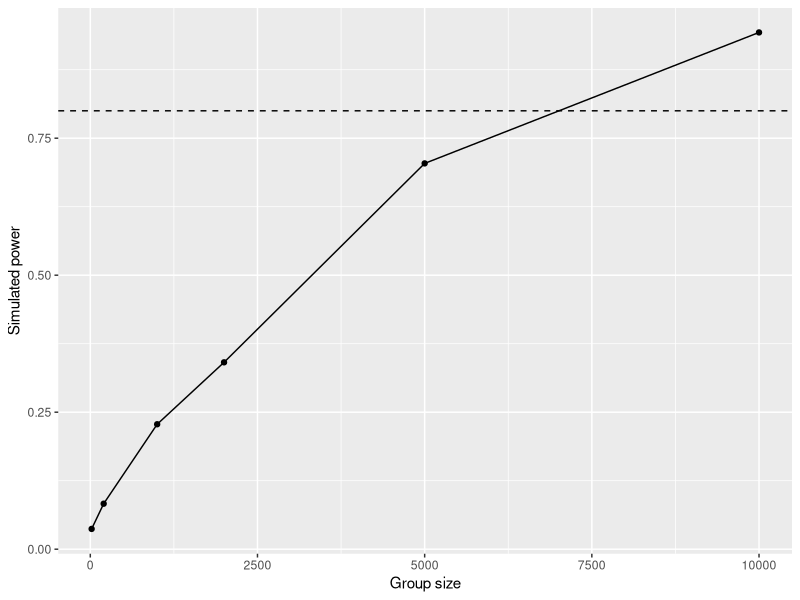

Reproduce this figure in R.
## ---- chunk 1
knitr::opts_chunk$set(echo = TRUE)
## ---- chunk 2
 # Initialise a random number generator
set.seed(6)

# Define number of subjects and their treatment assignments
n <- 20
data_1 <- data.frame(D = rbinom(2*n, 1, 0.5))
## ---- chunk 3
tau <- 0.05

# Define the control distribution
data_1$Y <- rnorm(2*n)

# Impose a treatment effect on *treated* units
data_1$Y <- ifelse(data_1$D == 1, data_1$Y + tau, data_1$Y)

## ---- chunk 4
alpha = 0.05 
mod_1 <- summary(lm(Y ~ D, data_1))
mod_1$coefficients["D","Pr(>|t|)"] < alpha
## ---- chunk 5
data_2 <- data.frame(D = rbinom(2*n, 1, 0.5))
data_2$Y <- rnorm(2*n)
data_2$Y <- ifelse(data_2$D == 1, data_2$Y + tau, data_2$Y)

mod_2 <- summary(lm(Y ~ D, data_2))

mod_2$coefficients["D","Pr(>|t|)"] < alpha

## ---- chunk 6
# Set RNG seed for replicability

set.seed(8)

# Define a vector to store p-values
p_vals <- c()

# Repeatedly generate new data, run inference test, and add p-value to list:
for (i in 1:1000) {
  data_i <- data.frame(D = rbinom(2*n, 1, 0.5))
  data_i$Y <- rnorm(2*n)
  data_i$Y <- ifelse(data_i$D == 1, data_i$Y + tau, data_i$Y)

  mod_i <- summary(lm(Y ~ D, data_i))

  p_vals[i] <- mod_i$coefficients["D","Pr(>|t|)"]
}
## ---- chunk 7
p_vals[1:20]
## ---- chunk 8
mean(p_vals < alpha)
## ---- chunk 9
set.seed(9)

# Increase the hypothesized effect size, keep the same effect size
alpha <- 0.1
tau <- 0.05

p_vals_alpha <- c()
for (i in 1:1000) {
  data_i <- data.frame(D = rbinom(2*n, 1, 0.5))
  data_i$Y <- rnorm(2*n)
  data_i$Y <- ifelse(data_i$D == 1, data_i$Y + tau, data_i$Y)

  mod_i <- summary(lm(Y ~ D, data_i))

  p_vals_alpha[i] <- mod_i$coefficients["D","Pr(>|t|)"]
}

mean(p_vals_alpha < alpha)
## ---- chunk 10
set.seed(10)

# Increase the hypothesized effect size, keep the same significance threshold
alpha <- 0.05
tau <- 1

# Reset alpha
alpha <- 0.05

p_vals_0.5 <- c()
for (i in 1:1000) {
  data_i <- data.frame(D = rbinom(2*n, 1, 0.5))
  data_i$Y <- rnorm(2*n)
  data_i$Y <- ifelse(data_i$D == 1, data_i$Y + tau, data_i$Y)

  mod_i <- summary(lm(Y ~ D, data_i))

  p_vals_0.5[i] <- mod_i$coefficients["D","Pr(>|t|)"]
}

mean(p_vals_0.5 < alpha)
## ---- chunk 11
set.seed(11)

# Reset tau and alpha
tau = 0.05
alpha = 0.05

# Define a list for power values and sample sizes to test
power_vals <- c()
group_sizes <- c(20,200,1000,2000,5000, 10000)

# Loop over sample sizes
for (n in group_sizes) {
  
  # Define a vector to store n-specific p-values
  p_vals_n <- c()
  
  # Run power simulation on each sample size
  for (i in 1:1000) {
    data_i <- data.frame(D = rbinom(2*n, 1, 0.5))
    data_i$Y <- rnorm(2*n)
    data_i$Y <- ifelse(data_i$D == 1, data_i$Y + tau, data_i$Y)
    mod_i <- summary(lm(Y ~ D, data_i))
    p_vals_n[i] <- mod_i$coefficients["D","Pr(>|t|)"]
  }
  
  # Calculate and store power estimate
  power_vals <- append(power_vals, mean(p_vals_n < 0.05))
  
}

## ---- chunk 12
library(ggplot2)

power_results <- data.frame(group_size = group_sizes,
                            power = power_vals)

ggplot(power_results, aes(x = group_size, y = power)) +
  geom_point() +
  geom_line() +
  labs(x = "Group size", y = "Simulated power") +
  geom_hline(yintercept = 0.8, linetype = "dashed")
